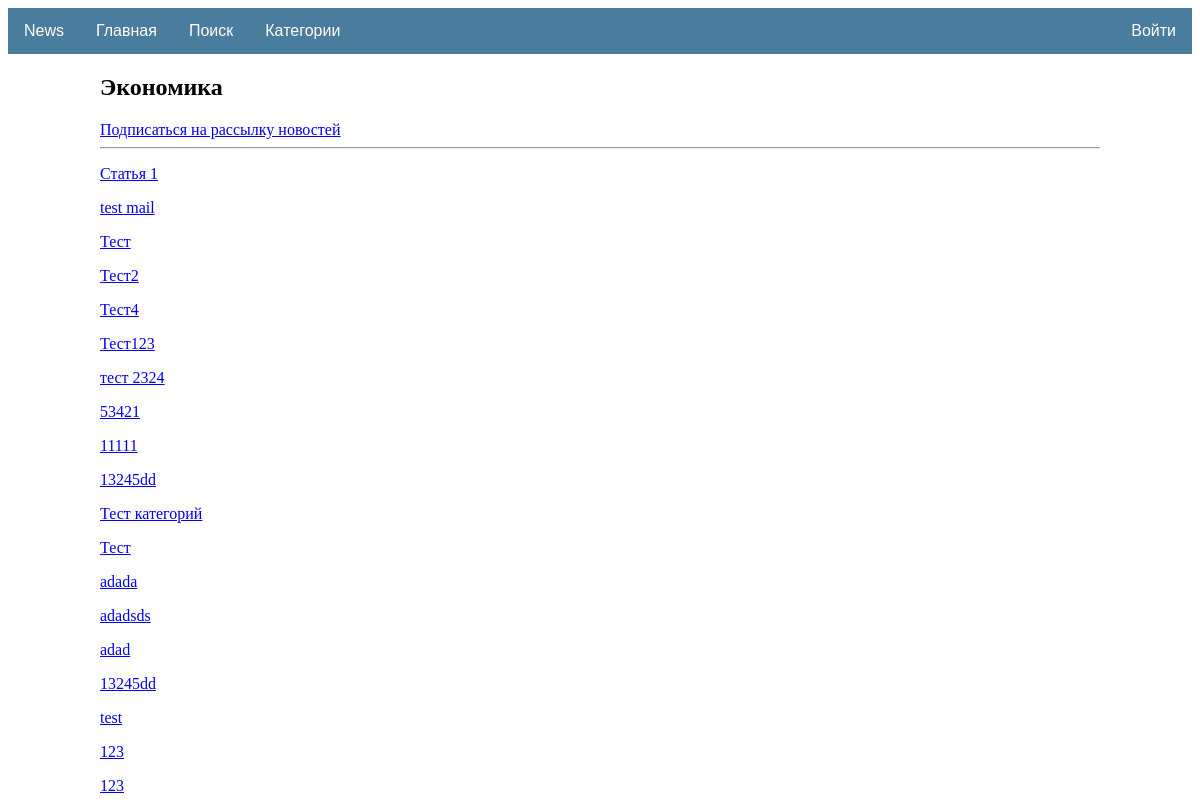
Page /category/3/ on the earlier database version.
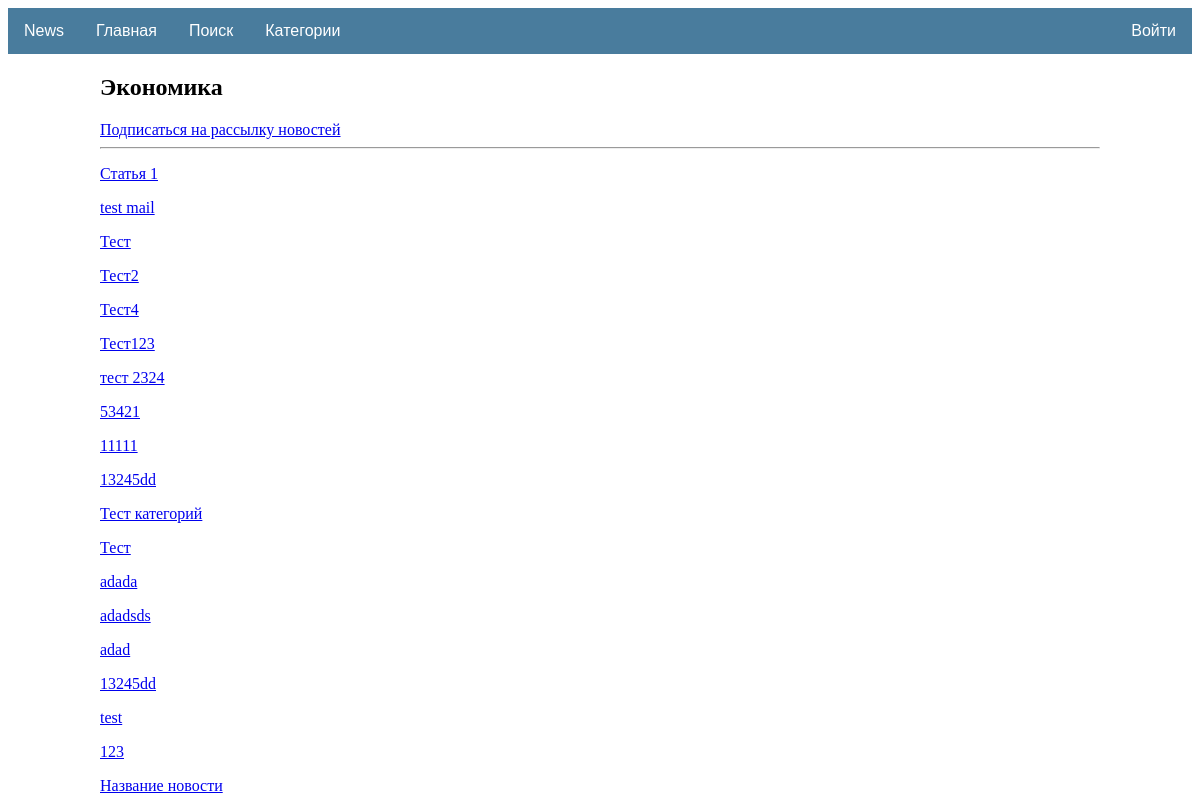
Same page on the later database version.
### news/models.py (models this page shows, shortened)
class Category(models.Model):
    title = models.CharField(unique=True, max_length=120)
    subscribers = models.ManyToManyField(User, blank=True)
    def __str__(self):
        return f'{self.title}'

class Post(models.Model):
    news = 'Новость'
    article = 'Статья'
    type = [(news, 'Новость'), (article, 'Статья')]
    post_author = models.ForeignKey(Author, on_delete=models.CASCADE, verbose_name='Автор') # Автор
    post_type = models.CharField(max_length=30, choices=type, verbose_name='Тип') # Тип публикации
    post_time = models.DateTimeField(auto_now_add=True, verbose_name='Дата публикации') # Дата публикации
    post_category = models.ManyToManyField(Category, verbose_name='Категории') # Категории
    post_title = models.CharField(max_length=50, verbose_name='Заголовок') # Заголовок
    post_text = models.TextField(verbose_name='Текст') # Текст
    post_rating = models.IntegerField(default=0) # Рейтинг
    post_likes = models.IntegerField(default=0) # Понравилось
    post_dislikes = models.IntegerField(default=0) # Не понравилось

### news/views.py (the view)
# urls.py: path('category/<int:pk>/', PostCategoryDetails.as_view(), name='category_posts'),
class PostCategoryDetails(DetailView):
    template_name = 'news/category.html'
    context_object_name = 'category'
    queryset = Category.objects.all()
    def get_context_data(self, **kwargs):
        context = super().get_context_data(**kwargs)
        id = self.kwargs.get('pk')
        category = Category.objects.get(pk=id)
        posts = []
        for i in list(Post.objects.filter(post_category__title=category)):
            posts.append(i)
        context['category_posts'] = posts
        return context

### templates/news/category.html
{% extends 'default.html' %}
{% block content %}
<h2>
 {{ category.title }}
</h2>
<div>
    <a href="{% url 'subscribe' category.pk %}">Подписаться на рассылку новостей</a>
</div>
<hr>
{% for post in category_posts %}
<p><a href="{% url 'post' post.pk %}">{{ post.post_title }}</p>
{% endfor %}
{% endblock %}

### templates/default.html (shortened to what this page needs)
{% load static %}
<!DOCTYPE html>
<html lang="en">
<head>
  <link href="{% static '/css/default.css'%}" rel="stylesheet">
</head>
<header>
  <nav class="navbar">
    <div class="dropdown">
      <a class="navbar-brand" href="#">News</a>
      <a class="nav-link" href="{% url 'posts' %}">Главная</a>
      <a class="nav-link" href="{% url 'search' %}">Поиск</a>
      <a class="nav-link" href="{% url 'categories' %}">Категории</a>
    </div>
    {% if user.is_authenticated %}
    <div class="dropdown-pro">
      <button class="dropbtn-pro">{{ user.username }}
        <i class="fa fa-caret-down"></i>
      </button>
      <div class="dropdown-content-pro">
        <a href="{% url 'profile' %}">Профиль</a>
        <a href="{% url 'logout' %}">Выйти</a>
      </div>
    {% else %}
      <div class="dropdown-pro">
        <a href="{% url 'login' %}">Войти</a>
      </div>
    {% endif %}
  </nav>
</header>
<body>
<div id="glaw">
  {% block content %}
  {% endblock content %}
</div>
</body>
</html>

### static/css/default.css (style rules this page uses)
.navbar { overflow: hidden; background-color: #497c9d; font-family: Arial, Helvetica, sans-serif; }
.navbar a { float: left; font-size: 16px; color: white; text-align: center; padding: 14px 16px; text-decoration: none; }
.dropdown { float: left; overflow: hidden; }
.dropdown-pro { float: right; overflow: hidden; }
#glaw { display:block; margin-left: auto; margin-right: auto; width:1000px; }

Differences in the rows shown:
changed Post: post_title "123" → "Название новости"
